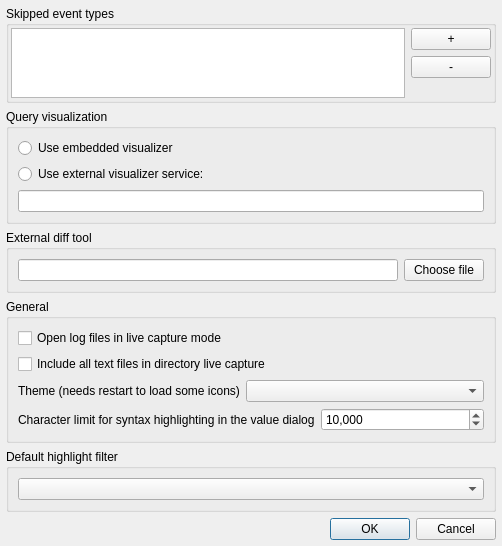
<?xml version="1.0" encoding="UTF-8"?>
<ui version="4.0">
 <class>OptionsDlg</class>
 <widget class="QDialog" name="OptionsDlg">
  <property name="geometry">
   <rect>
    <x>0</x>
    <y>0</y>
    <width>502</width>
    <height>529</height>
   </rect>
  </property>
  <property name="windowTitle">
   <string notr="true">Options</string>
  </property>
  <property name="sizeGripEnabled">
   <bool>false</bool>
  </property>
  <property name="modal">
   <bool>true</bool>
  </property>
  <layout class="QHBoxLayout" name="horizontalLayout">
   <property name="leftMargin">
    <number>6</number>
   </property>
   <property name="topMargin">
    <number>6</number>
   </property>
   <property name="rightMargin">
    <number>6</number>
   </property>
   <property name="bottomMargin">
    <number>6</number>
   </property>
   <item>
    <layout class="QVBoxLayout" name="verticalLayout">
     <property name="bottomMargin">
      <number>0</number>
     </property>
     <item>
      <widget class="QGroupBox" name="groupBox">
       <property name="title">
        <string notr="true">Skipped event types</string>
       </property>
       <layout class="QHBoxLayout" name="horizontalLayout_2">
        <property name="leftMargin">
         <number>2</number>
        </property>
        <property name="topMargin">
         <number>2</number>
        </property>
        <property name="rightMargin">
         <number>2</number>
        </property>
        <property name="bottomMargin">
         <number>2</number>
        </property>
        <item>
         <widget class="QListWidget" name="listWidget">
          <property name="editTriggers">
           <set>QAbstractItemView::NoEditTriggers</set>
          </property>
          <property name="showDropIndicator" stdset="0">
           <bool>false</bool>
          </property>
         </widget>
        </item>
        <item>
         <layout class="QVBoxLayout" name="verticalLayout_2">
          <item>
           <widget class="QPushButton" name="btnAdd">
            <property name="text">
             <string notr="true">+</string>
            </property>
            <property name="flat">
             <bool>false</bool>
            </property>
           </widget>
          </item>
          <item>
           <widget class="QPushButton" name="btnRemove">
            <property name="text">
             <string notr="true">-</string>
            </property>
           </widget>
          </item>
          <item>
           <spacer name="verticalSpacer">
            <property name="orientation">
             <enum>Qt::Vertical</enum>
            </property>
            <property name="sizeHint" stdset="0">
             <size>
              <width>5</width>
              <height>40</height>
             </size>
            </property>
           </spacer>
          </item>
         </layout>
        </item>
       </layout>
      </widget>
     </item>
     <item>
      <widget class="QGroupBox" name="visualizeGroupBox">
       <property name="title">
        <string>Query visualization</string>
       </property>
       <layout class="QVBoxLayout" name="verticalLayout_3">
        <item>
         <widget class="QRadioButton" name="useEmbedded">
          <property name="toolTip">
           <string>&lt;html&gt;&lt;head/&gt;&lt;body&gt;&lt;p&gt;Select to enable the embedded query visualizer.&lt;/p&gt;&lt;/body&gt;&lt;/html&gt;</string>
          </property>
          <property name="text">
           <string>Use embedded visualizer</string>
          </property>
          <property name="checked">
           <bool>false</bool>
          </property>
         </widget>
        </item>
        <item>
         <widget class="QRadioButton" name="serviceEnable">
          <property name="toolTip">
           <string>&lt;html&gt;&lt;head/&gt;&lt;body&gt;&lt;p&gt;Select to enable a browser-based query visualizer service at the specified URL.&lt;/p&gt;&lt;/body&gt;&lt;/html&gt;</string>
          </property>
          <property name="text">
           <string>Use external visualizer service:</string>
          </property>
         </widget>
        </item>
        <item>
         <widget class="QLineEdit" name="serviceURLEdit">
          <property name="enabled">
           <bool>true</bool>
          </property>
          <property name="text">
           <string/>
          </property>
          <property name="frame">
           <bool>true</bool>
          </property>
          <property name="alignment">
           <set>Qt::AlignLeading|Qt::AlignLeft|Qt::AlignVCenter</set>
          </property>
          <property name="clearButtonEnabled">
           <bool>false</bool>
          </property>
         </widget>
        </item>
       </layout>
      </widget>
     </item>
     <item>
      <widget class="QGroupBox" name="diffGroupBox">
       <property name="title">
        <string>External diff tool</string>
       </property>
       <layout class="QHBoxLayout" name="horizontalLayout_3">
        <item>
         <widget class="QLineEdit" name="diffToolPath">
          <property name="text">
           <string/>
          </property>
         </widget>
        </item>
        <item>
         <widget class="QPushButton" name="chooseDiffTool">
          <property name="text">
           <string>Choose file</string>
          </property>
         </widget>
        </item>
       </layout>
      </widget>
     </item>
     <item>
      <widget class="QGroupBox" name="liveCaptureGroupBox">
       <property name="title">
        <string>General</string>
       </property>
       <layout class="QVBoxLayout" name="verticalLayout_5">
        <item>
         <widget class="QCheckBox" name="startFutureLiveCapture">
          <property name="text">
           <string>Open log files in live capture mode</string>
          </property>
         </widget>
        </item>
        <item>
         <widget class="QCheckBox" name="captureAllTextFiles">
          <property name="toolTip">
           <string>Include non-JSON format text files such as TDE and server logs in directory live capture</string>
          </property>
          <property name="text">
           <string>Include all text files in directory live capture</string>
          </property>
         </widget>
        </item>
        <item>
         <layout class="QFormLayout" name="themeFormLayout">
          <item row="0" column="0">
           <widget class="QLabel" name="themeLabel">
            <property name="text">
             <string>Theme (needs restart to load some icons)</string>
            </property>
           </widget>
          </item>
          <item row="0" column="1">
           <widget class="QComboBox" name="themeComboBox"/>
          </item>
         </layout>
        </item>
        <item>
         <layout class="QFormLayout" name="formLayout">
          <item row="0" column="0">
           <widget class="QLabel" name="syntaxHighlightLimitLabel">
            <property name="text">
             <string>Character limit for syntax highlighting in the value dialog</string>
            </property>
           </widget>
          </item>
          <item row="0" column="1">
           <widget class="QSpinBox" name="syntaxHighlightLimitSpinBox">
            <property name="toolTip">
             <string>Set a smaller character limit for syntax highlighting, if it takes too long to open an event in value dialog.</string>
            </property>
            <property name="showGroupSeparator" stdset="0">
             <bool>true</bool>
            </property>
            <property name="maximum">
             <number>1000000</number>
            </property>
            <property name="singleStep">
             <number>100</number>
            </property>
            <property name="value">
             <number>10000</number>
            </property>
           </widget>
          </item>
         </layout>
        </item>
       </layout>
      </widget>
     </item>
     <item>
      <widget class="QGroupBox" name="defaultHighlightGroupBox">
       <property name="title">
        <string>Default highlight filter</string>
       </property>
       <layout class="QVBoxLayout" name="verticalLayout_4">
        <item>
         <widget class="QComboBox" name="defaultHighlightComboBox"/>
        </item>
       </layout>
      </widget>
     </item>
     <item>
      <widget class="QDialogButtonBox" name="buttonBox">
       <property name="orientation">
        <enum>Qt::Horizontal</enum>
       </property>
       <property name="standardButtons">
        <set>QDialogButtonBox::Cancel|QDialogButtonBox::Ok</set>
       </property>
      </widget>
     </item>
    </layout>
   </item>
  </layout>
 </widget>
 <resources/>
 <connections>
  <connection>
   <sender>buttonBox</sender>
   <signal>accepted()</signal>
   <receiver>OptionsDlg</receiver>
   <slot>accept()</slot>
   <hints>
    <hint type="sourcelabel">
     <x>255</x>
     <y>283</y>
    </hint>
    <hint type="destinationlabel">
     <x>157</x>
     <y>274</y>
    </hint>
   </hints>
  </connection>
  <connection>
   <sender>buttonBox</sender>
   <signal>rejected()</signal>
   <receiver>OptionsDlg</receiver>
   <slot>reject()</slot>
   <hints>
    <hint type="sourcelabel">
     <x>323</x>
     <y>283</y>
    </hint>
    <hint type="destinationlabel">
     <x>286</x>
     <y>274</y>
    </hint>
   </hints>
  </connection>
 </connections>
</ui>
